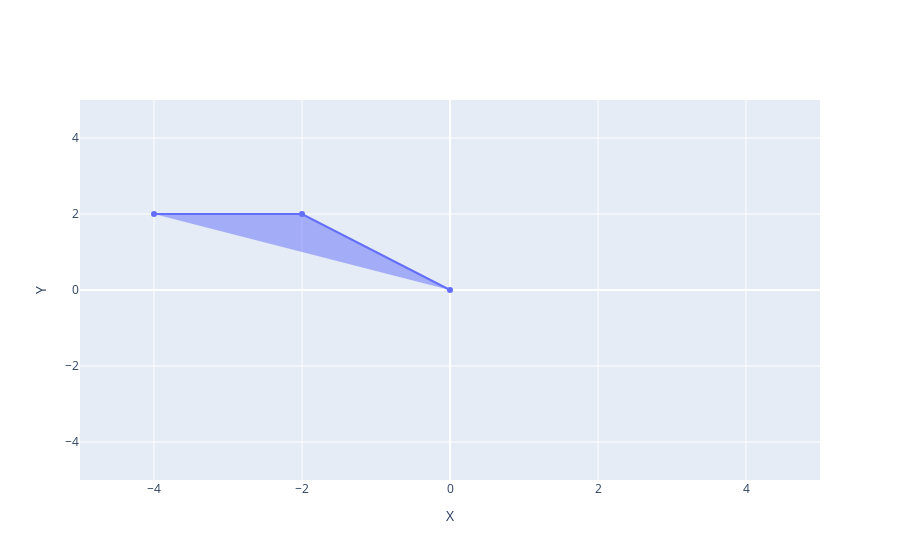

The cell this chart's notebook holds for it:
### Code cell
fig = go.Figure(go.Scatter(x=rotated[0,:], y=rotated[1,:], fill="toself"), layout_yaxis_range=[-5,5], layout_xaxis_range=[-5,5])
fig.update_layout(xaxis_title="X", yaxis_title="Y")
fig.show()

### Figure 1 — Plotly figure (JSON) as saved in the notebook; plotly's stock layout.template omitted (floating-point values rounded to 4 significant figures)
{"data": [{"fill": "toself", "type": "scatter", "x": [0, -2.0, -4], "y": [0, 2, 2.0]}], "layout": {"autosize": true, "xaxis": {"range": [-5, 5], "title": {"text": "X"}, "type": "linear"}, "yaxis": {"range": [-5, 5], "title": {"text": "Y"}, "type": "linear"}}}
